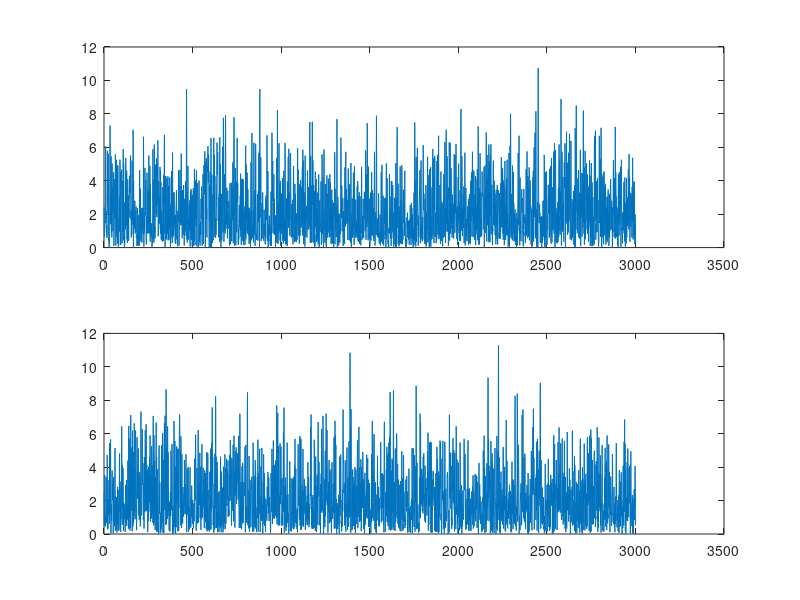
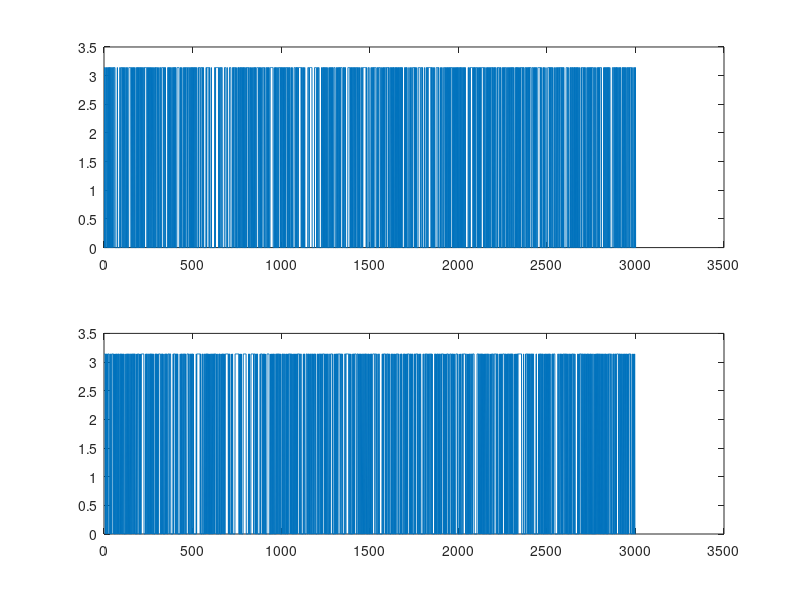

Write the MATLAB code that produced these figures, in order. (Note: this script raises an error after producing the figures.)
% ECE 503 Final Exam Problem 3

clear all
close all;
clc;


load signalA.txt;
load signalB.txt;

sigA = signalA;
sigB = signalB;


%% CHECK AMPLTIUDE OF SIGNALS
figure(1)
subplot(211);
plot(1:length(sigA), abs(sigA));
hold on
subplot(212);
plot(1:length(sigB), abs(sigB));
hold off




%% CHECK PHASE
figure(2)
subplot(211);
plot(1:length(sigA), angle(sigA));
hold on
subplot(212);
plot(1:length(sigB), angle(sigB));
hold off




%% CHECK MEAN
meanA = mean(sigA)
meanB = mean(sigB)




%% CHECK VARIANCE
varianceA = var(sigA)
varianceB = var(sigB)





%% CHECK POWER SPECTRAL DENSITY

sigA = sigA(1:3000);
sigB = sigB(1:3000);


% 30 intervals with size 100 each
fftSize = 100;
numIntervals = length(sigA)/(fftSize);

autoCorrA = zeros(fftSize, 1);
autoCorrB = zeros(fftSize, 1);


for i = 0:numIntervals-1
    currentWindowA = sigA(fftSize*i+1 : fftSize*(i+1));
    currentWindowB = sigB(fftSize*i+1 : fftSize*(i+1));
    currAutoCorrA = autocorr(currentWindowA, fftSize-1);
    currAutoCorrB = autocorr(currentWindowB, fftSize-1);
    autoCorrA = autoCorrA + currAutoCorrA;
    autoCorrB = autoCorrB + currAutoCorrB;
end

autoCorrA = autoCorrA/numIntervals;
autoCorrB = autoCorrB/numIntervals;

PSD_A = fft(autoCorrA, 4096);
PSD_B = fft(autoCorrB, 4096);



figure(3)
subplot(211);
plot(1:length(PSD_A), abs(PSD_A));
subplot(212);
plot(1:length(PSD_B), abs(PSD_B));

%% CHECK POWER SPECTRUM
figure(4);
pspectrum(sigA, 'Leakage', 1)
legend('Signal A');
figure(5);
pspectrum(sigB, 'Leakage', 1)
legend('Signal B');


% The higher frequencies of the power spectrum of signal B appear to be
% "synthetic" since there is a lack of randomness and is generally
% "well-structured". This suggests that the signal B is the surrogate
% signal. 















